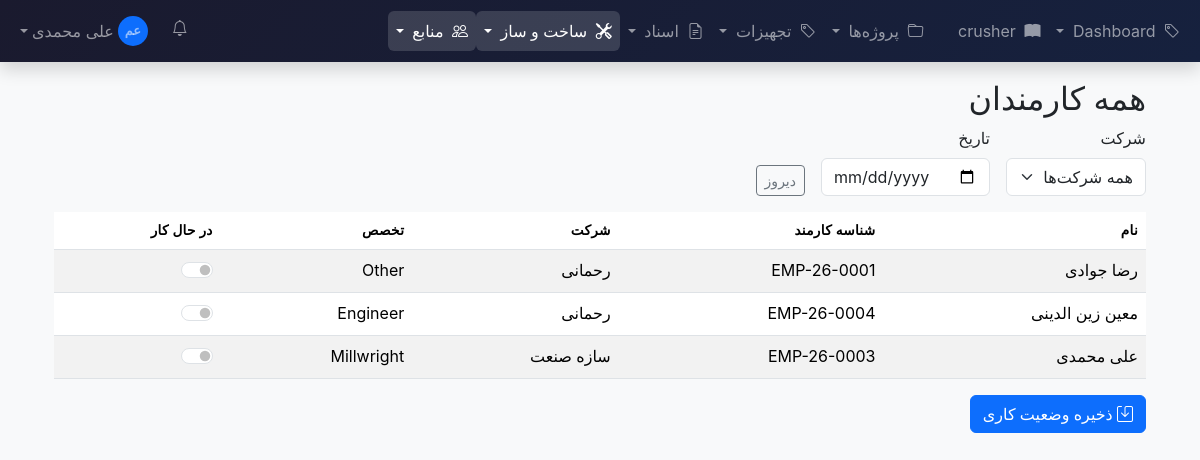
/construction/daily-report-timesheet/create/ (signed in), run on the app's committed database.
### resources/models.py (models this page shows, shortened)
class Employee(models.Model):
	class Trade(models.TextChoices):
		MILLWRIGHT = 'MLWR', 'Millwright'
		ELECTRICIAN = 'ELEC', 'Electrician'
		WELDER = 'WELD', 'Welder'
		PIPE_FITTER = 'PIPE', 'Pipe Fitter'
		INSTRUMENT_TECH = 'INST', 'Instrument Technician'
		RIGGER = 'RIGG', 'Rigger'
		SUPERVISOR = 'SUPV', 'Supervisor'
		ENGINEER = 'ENGR', 'Engineer'
		SAFETY_OFFICER = 'SAFE', 'Safety Officer'
		LABORER = 'LAB', 'Laborer'
		OPERATOR = 'OPER', 'Operator'
		OTHER = 'OTHR', 'Other'
	user = models.OneToOneField(
			User, on_delete=models.SET_NULL, null=True, blank=True,
			related_name='employee_profile'
			)
	employee_id = models.CharField(max_length=50, unique=True)
	first_name = models.CharField(max_length=100)
	last_name = models.CharField(max_length=100)
	company = models.CharField(max_length=255, help_text="Contractor or employer name")
	trade = models.CharField(max_length=5, choices=Trade.choices)
	contractor=models.ForeignKey('Company', on_delete=models.SET_NULL, null=True)
	phone = models.CharField(max_length=50, blank=True)
	email = models.EmailField(blank=True)
	is_active = models.BooleanField(default=True)
	hire_date = models.DateField(null=True, blank=True)
	termination_date = models.DateField(null=True, blank=True)
	notes = models.TextField(blank=True)
	created_at = models.DateTimeField(auto_now_add=True)
	updated_at = models.DateTimeField(auto_now=True)
	class Meta:
		ordering = ['last_name', 'first_name']
		verbose_name = 'Employee'
		verbose_name_plural = 'Employees'
	@property
	def full_name(self):
		return f"{self.first_name} {self.last_name}"

### construction/views.py (the view, shortened to what this page needs)
# urls.py: path('daily-report-timesheet/create/', DailyProcessReportEmployeeList.as_view(), name='daily_report_employees'),
class DailyProcessReportEmployeeList(LoginRequiredMixin, ListView):
	model = Employee
	template_name = 'rtl/construction/employee_simple_list.html'
	context_object_name = 'employees'
	ordering = ['company', 'last_name', 'first_name']
	def get_queryset(self):
		queryset = super().get_queryset()
		company = self.request.GET.get('company') or self.request.POST.get('company')
		if company:
			queryset = queryset.filter(company=company)
		return queryset
	def get_context_data(self, **kwargs):
		context = super().get_context_data(**kwargs)
		context['companies'] = Employee.objects.values_list('company', flat=True).distinct().order_by('company')
		context['selected_company'] = self.request.GET.get('company', '') or self.request.POST.get('company', '')
		selected_date = self.request.GET.get('report_date', '') or self.request.POST.get('report_date', '')
		context['selected_date'] = selected_date
		context['working_employee_ids'] = []
		return context

### kmes/context_processors.py (called while the page is built, shortened)
def notifications_processor(request):
	context = {
			'notifications': [],
			'notifications_count': 0,
			}
	if request.user.is_authenticated:
		try:
			from documents.models import DocumentShare
			unread_shares = DocumentShare.objects.filter(
					shared_with=request.user,
					is_accessed=False
					).count()
		except:
			pass
		try:
			from resources.models import Timesheet
			pending_timesheets = Timesheet.objects.filter(
					is_approved=False
					).count()
		except:
			pass
		try:
			from commissioning.models import PunchItem
			open_punches = PunchItem.objects.filter(
					status__in=['OPEN', 'IPRO']
					).count()
		except:
			pass
		context['notifications_count'] = len(context['notifications'])
	return context

### templates/rtl/construction/employee_simple_list.html (shortened to what this page needs)
{% extends 'rtl/base.html' %}
{% block content %}
<div class="container mt-4" dir="rtl">
  <h2>همه کارمندان</h2>
  <form method="get" class="row g-3 mb-3 align-items-end">
    <div class="col-auto">
      <label for="companyFilter" class="form-label">شرکت</label>
      <select name="company" id="companyFilter" class="form-select" onchange="this.form.submit()">
        <option value="">همه شرکت‌ها</option>
      </select>
    </div>
    <div class="col-auto">
      <label for="dateFilter" class="form-label">تاریخ</label>
      <input type="date" name="report_date" id="dateFilter" class="form-control"
             value="{{ selected_date|default:'' }}" onchange="this.form.submit()">
    </div>
    <div class="col-auto d-flex align-items-end">
      <button type="button" class="btn btn-outline-secondary btn-sm" onclick="setYesterday()">
        دیروز
      </button>
    </div>
  </form>
  <form method="post">
    <table class="table table-striped table-hover">
      <thead>
      <tr>
        <th>نام</th>
        <th>شناسه کارمند</th>
        <th>شرکت</th>
        <th>تخصص</th>
        <th>در حال کار</th>
      </tr>
      </thead>
      <tbody>
      {% for emp in employees %}
      <tr>
        <td>{{ emp.full_name }}</td>
        <td>{{ emp.employee_id }}</td>
        <td>{{ emp.company }}</td>
        <td>{{ emp.get_trade_display }}</td>
        <td>
          <div class="form-check form-switch">
            <input class="form-check-input working-switch" type="checkbox"
                   name="working_employees" value="{{ emp.pk }}"
                   id="switch-{{ emp.pk }}"
                   {% if emp.pk in working %}checked{% endif %}>
          </div>
        </td>
      </tr>
      {% empty %}
      <tr>
        <td colspan="5" class="text-center text-muted">هیچ کارمندی یافت نشد.</td>
      </tr>
      {% endfor %}
      </tbody>
    </table>
    <div class="mt-3">
      <button type="submit" class="btn btn-primary">
        <i class="bi bi-save"></i> ذخیره وضعیت کاری
      </button>
    </div>
  </form>
</div>
{% endblock %}

### templates/rtl/navbar.html (shortened to what this page needs)
{% load static %}
<nav class="navbar navbar-expand-lg navbar-dark bg-dark fixed-top shadow">
  <div class="container-fluid">
    <div class="collapse navbar-collapse" id="mainNavbar">
      <ul class="navbar-nav me-auto mb-2 mb-lg-0">
        <li class="nav-item dropdown">
          <a class="nav-link dropdown-toggle {% if 'equipment_tag' in request.resolver_match.url_name %}active{% endif %}"
             href="#" role="button" data-bs-toggle="dropdown">
            <i class="bi bi-tag me-1"></i> Dashboard
          </a>
        </li>
        <li class="nav-item">
          <a style="max-height: 40px; width: 117px;" class="nav-link {% if request.resolver_match.url_name == 'manual' %}active{% endif %}"
             href="{% url 'core:drawing_detail' 1 %}">
            <i class="bi bi-book-fill me-1" style="max-width: 90px;" ></i> crusher
          </a>
        </li>
        <li class="nav-item dropdown">
          <a class="nav-link dropdown-toggle {% if 'project' in request.resolver_match.url_name or 'area' in request.resolver_match.url_name or 'system' in request.resolver_match.url_name %}active{% endif %}"
             href="#" role="button" data-bs-toggle="dropdown">
            <i class="bi bi-folder me-1"></i> پروژه‌ها
          </a>
        </li>
        <li class="nav-item dropdown">
          <a class="nav-link dropdown-toggle {% if 'equipment_tag' in request.resolver_match.url_name or 'equipment-tag' in request.resolver_match.url_name%}active{% endif %}"
             href="#" role="button" data-bs-toggle="dropdown">
            <i class="bi bi-tag me-1"></i> تجهیزات
          </a>
        </li>
        <li class="nav-item dropdown">
          <a class="nav-link dropdown-toggle {% if 'document' in request.resolver_match.url_name %}active{% endif %}"
             href="#" role="button" data-bs-toggle="dropdown">
            <i class="bi bi-file-earmark-text me-1"></i> اسناد
          </a>
        </li>
        <li class="nav-item dropdown">
          <a class="nav-link dropdown-toggle {% if 'work_package' in request.resolver_match.url_name or 'daily_report' in request.resolver_match.url_name %}active{% endif %}"
             href="#" role="button" data-bs-toggle="dropdown">
            <i class="bi bi-tools me-1"></i> ساخت و ساز
          </a>
        </li>
        <li class="nav-item dropdown">
          <a class="nav-link dropdown-toggle {% if 'employee' in request.resolver_match.url_name or 'timesheet' in request.resolver_match.url_name or 'tool' in request.resolver_match.url_name %}active{% endif %}"
             href="#" role="button" data-bs-toggle="dropdown">
            <i class="bi bi-people me-1"></i> منابع
          </a>
        </li>
      </ul>
      <ul class="navbar-nav ms-auto">
        <li class="nav-item dropdown me-2">
          <a class="nav-link position-relative" href="#" role="button" data-bs-toggle="dropdown">
            <i class="bi bi-bell"></i>
          </a>
        </li>
        <li class="nav-item dropdown">
          <a class="nav-link dropdown-toggle d-flex align-items-center" href="#" role="button" data-bs-toggle="dropdown">
            <div class="rounded-circle bg-primary d-flex align-items-center justify-content-center me-1"
                 style="width: 30px; height: 30px; font-size: 0.8rem; font-weight: 600;">
              {{ request.user.first_name|first|upper }}{{ request.user.last_name|first|upper }}
            </div>
            <span class="d-none d-lg-inline">{{ request.user.get_full_name|default:request.user.username }}</span>
          </a>
        </li>
      </ul>
    </div>
  </div>
</nav>
<div style="height: 56px;"></div>

### templates/rtl/base.html (style rules this page uses)
body { background-color: #f5f6fa; font-family: -apple-system, BlinkMacSystemFont, 'Segoe UI', Roboto, 'Helvetica Neue', Arial, sans-serif; }
.navbar-dark.bg-dark { background: linear-gradient(135deg, #1a1a2e 0%, #16213e 100%) !important; }
.navbar .nav-link { padding: 0.5rem 0.75rem; border-radius: 0.375rem; transition: all 0.15s; }
.navbar .nav-link.active { background: rgba(255,255,255,0.15); }
.btn { font-weight: 500; }
.form-control, .form-select { border-radius: 0.375rem; }
.table th { font-weight: 600; font-size: 0.85rem; text-transform: uppercase; letter-spacing: 0.3px; }
.table-hover tbody tr { cursor: pointer; }

### data on the page
Employee: full_name "رضا جوادی", employee_id "EMP-26-0001", company "رحمانی", trade "Other"
Employee: full_name "معین زین الدینی", employee_id "EMP-26-0004", company "رحمانی", trade "Engineer"
Employee: full_name "علی محمدی", employee_id "EMP-26-0003", company "سازه صنعت", trade "Millwright"

### other printed values
{{ request.user.first_name|first|upper }} "ع"
{{ request.user.last_name|first|upper }} "م"
{{ request.user.get_full_name|default:request.user.username }} "علی محمدی"
